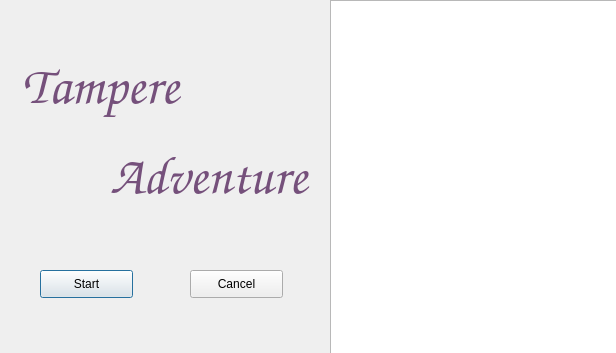
<?xml version="1.0" encoding="UTF-8"?>
<ui version="4.0">
 <class>Login</class>
 <widget class="QDialog" name="Login">
  <property name="geometry">
   <rect>
    <x>0</x>
    <y>0</y>
    <width>616</width>
    <height>353</height>
   </rect>
  </property>
  <property name="sizePolicy">
   <sizepolicy hsizetype="Fixed" vsizetype="Ignored">
    <horstretch>0</horstretch>
    <verstretch>0</verstretch>
   </sizepolicy>
  </property>
  <property name="cursor">
   <cursorShape>ClosedHandCursor</cursorShape>
  </property>
  <property name="windowTitle">
   <string>Dialog</string>
  </property>
  <widget class="QLabel" name="titleLabel1">
   <property name="enabled">
    <bool>true</bool>
   </property>
   <property name="geometry">
    <rect>
     <x>0</x>
     <y>40</y>
     <width>201</width>
     <height>91</height>
    </rect>
   </property>
   <property name="sizePolicy">
    <sizepolicy hsizetype="Fixed" vsizetype="Fixed">
     <horstretch>0</horstretch>
     <verstretch>0</verstretch>
    </sizepolicy>
   </property>
   <property name="font">
    <font>
     <family>Z003</family>
     <pointsize>40</pointsize>
     <weight>75</weight>
     <italic>true</italic>
     <bold>true</bold>
    </font>
   </property>
   <property name="styleSheet">
    <string notr="true">color: rgb(117, 80, 123);</string>
   </property>
   <property name="text">
    <string>Tampere</string>
   </property>
   <property name="textFormat">
    <enum>Qt::PlainText</enum>
   </property>
   <property name="scaledContents">
    <bool>false</bool>
   </property>
   <property name="alignment">
    <set>Qt::AlignCenter</set>
   </property>
   <property name="textInteractionFlags">
    <set>Qt::LinksAccessibleByMouse</set>
   </property>
  </widget>
  <widget class="QLabel" name="titleLabel2">
   <property name="geometry">
    <rect>
     <x>110</x>
     <y>150</y>
     <width>211</width>
     <height>51</height>
    </rect>
   </property>
   <property name="sizePolicy">
    <sizepolicy hsizetype="Fixed" vsizetype="Fixed">
     <horstretch>0</horstretch>
     <verstretch>0</verstretch>
    </sizepolicy>
   </property>
   <property name="font">
    <font>
     <family>Z003</family>
     <pointsize>40</pointsize>
     <weight>75</weight>
     <italic>true</italic>
     <bold>true</bold>
    </font>
   </property>
   <property name="styleSheet">
    <string notr="true">color: rgb(117, 80, 123);</string>
   </property>
   <property name="text">
    <string>Adventure</string>
   </property>
  </widget>
  <widget class="QGraphicsView" name="graphicsView">
   <property name="geometry">
    <rect>
     <x>330</x>
     <y>0</y>
     <width>290</width>
     <height>361</height>
    </rect>
   </property>
   <property name="styleSheet">
    <string notr="true">background-image: url(:/otherImage/images/tampere.png);</string>
   </property>
  </widget>
  <widget class="QPushButton" name="startButton">
   <property name="geometry">
    <rect>
     <x>40</x>
     <y>270</y>
     <width>93</width>
     <height>28</height>
    </rect>
   </property>
   <property name="text">
    <string>Start</string>
   </property>
  </widget>
  <widget class="QPushButton" name="cancelButton">
   <property name="geometry">
    <rect>
     <x>190</x>
     <y>270</y>
     <width>93</width>
     <height>28</height>
    </rect>
   </property>
   <property name="text">
    <string>Cancel</string>
   </property>
  </widget>
 </widget>
 <resources/>
 <connections/>
</ui>
